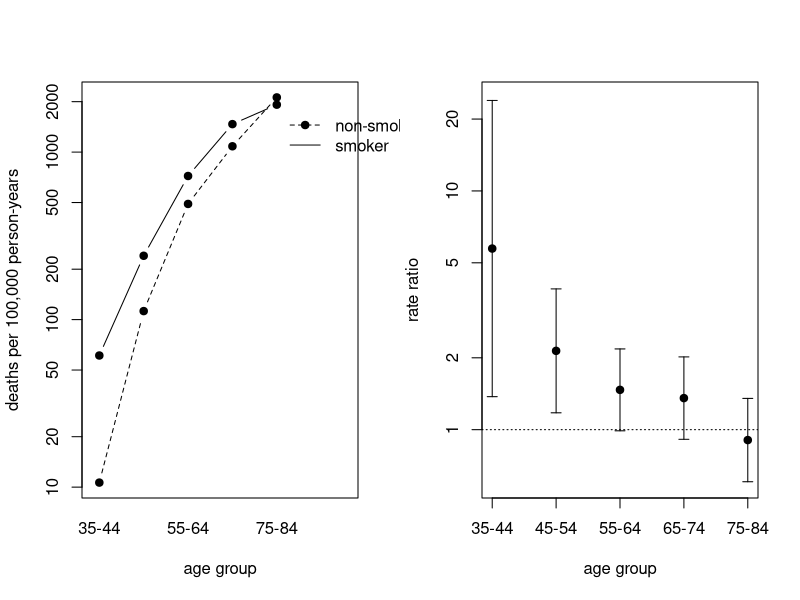

Here is the R script that generated this plot:
# Coronary deaths of British male doctors by age and smoking: age-specific death rates and rate ratios.
d <- data.frame(age = factor(rep(c("35-44", "45-54", "55-64", "65-74", "75-84"), 2)),
                smoke = factor(rep(c("smoker", "non-smoker"), each = 5), levels = c("non-smoker", "smoker")),
                deaths = c(32, 104, 206, 186, 102, 2, 12, 28, 28, 31),
                py = c(52407, 43248, 28612, 12663, 5317, 18790, 10673, 5710, 2585, 1462))
d$rate <- d$deaths / d$py * 1e5
add <- glm(deaths ~ age + smoke, offset = log(py), family = poisson, data = d)
int <- glm(deaths ~ age * smoke, offset = log(py), family = poisson, data = d)
print(anova(add, int, test = "Chisq"))                  # deviance 12.13 on 4 df, p = 0.016
rr <- with(d, rate[smoke == "smoker"] / rate[smoke == "non-smoker"])
se <- with(d, sqrt(1 / deaths[smoke == "smoker"] + 1 / deaths[smoke == "non-smoker"]))
op <- par(mfrow = c(1, 2))
interaction.plot(d$age, d$smoke, d$rate, log = "y", type = "b", pch = 19,
                 xlab = "age group", ylab = "deaths per 100,000 person-years", trace.label = "")
plot(1:5, rr, log = "y", pch = 19, ylim = range(rr * exp(-2 * se), rr * exp(2 * se)), xaxt = "n",
     xlab = "age group", ylab = "rate ratio")
arrows(1:5, rr * exp(-1.96 * se), 1:5, rr * exp(1.96 * se), angle = 90, code = 3, length = 0.05)
axis(1, 1:5, levels(d$age)); abline(h = 1, lty = 3)
par(op)
